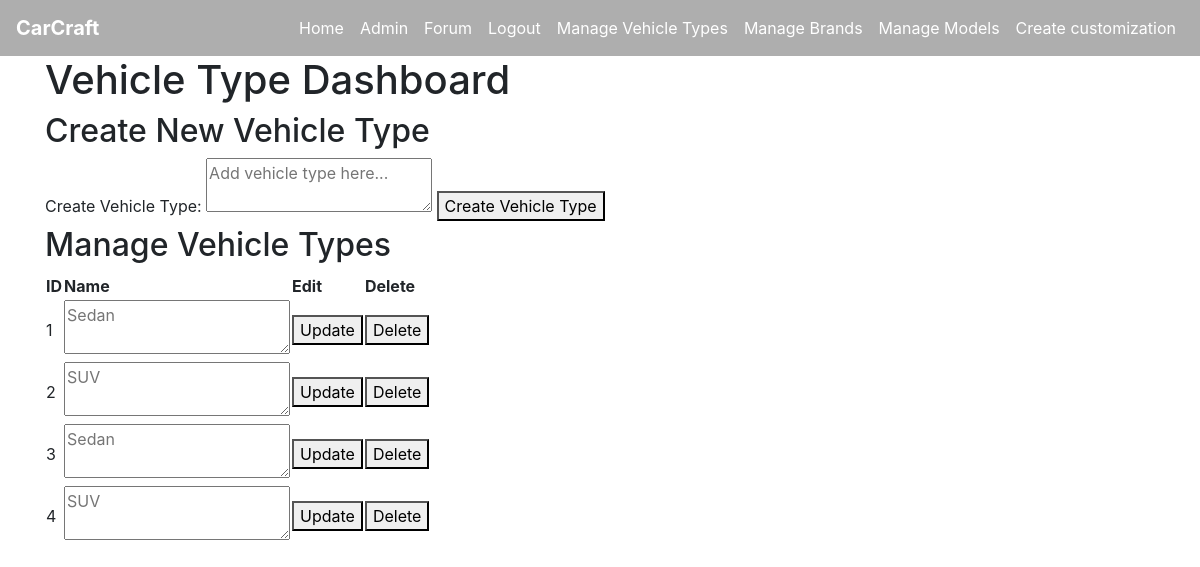
Page /vehicle_type (signed in) on the earlier database version.
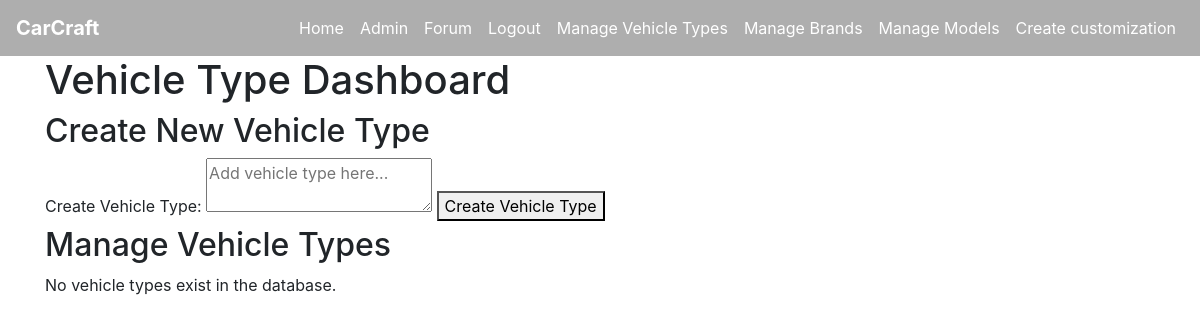
Same page on the later database version.
### tables this page shows
CREATE TABLE vehicle_type (
    type_id INTEGER PRIMARY KEY AUTOINCREMENT,
    name VARCHAR(20) NOT NULL
);

### app.py (the view, shortened to what this page needs)
@app.route('/vehicle_type', methods=["GET", 'POST'])
@login_required
def vehicle_type():
    if not current_user.admin:
        flash('Access denied. Admin privileges required.')
        return redirect(url_for('home'))
    conn = get_db_connection()
    vehicle_types = conn.execute('SELECT * FROM vehicle_type').fetchall()
    conn.close()
    return render_template('vehicle_type.html', vehicle_types=vehicle_types)

### app.py (called while the page is built)
def get_db_connection():
    conn = sqlite3.connect(DATABASE)
    conn.row_factory = sqlite3.Row  # This enables column access by name: row['column_name']
    return conn

@login_manager.user_loader
def load_user(user_id):
    return User.get(user_id)

    @staticmethod
    def get(user_id):
        conn = get_db_connection()
        user_data = conn.execute('SELECT * FROM user WHERE user_id = ?', (user_id,)).fetchone()
        conn.close()
        if user_data:
            return User(
                user_id=user_data['user_id'],
                username=user_data['username'],
                email=user_data['email'],
                password_hash=user_data['password_hash'],
                admin=bool(user_data['admin'])
            )
        return None

### templates/vehicle_type.html
{% extends "base.html" %}
{% block content %}
    <h1> Vehicle Type Dashboard </h1>
    <h2> Create New Vehicle Type </h2>
    <form method="POST">
        <label for="name">Create Vehicle Type:</label>
        <textarea id="name" name="name" placeholder="Add vehicle type here..." maxlength="20" required></textarea>
        <button type="submit">Create Vehicle Type</button>
    </form>
    <h2> Manage Vehicle Types </h2>
    {% if vehicle_types %}
    <table>
        <thead>
            <th>ID</th>
            <th>Name</th>
            <th>Edit</th>
            <th>Delete</th>
        </thead>
        <tbody>
            {% for item in vehicle_types %}
                <tr>
                    <td> {{ item.type_id }} </td>
                        <form method="POST" action="{{ url_for('vehicle_type_edit', type_id=item.type_id) }}">
                            <td>
                                <textarea id="name" name="name" placeholder="{{ item.name }}" maxlength="20" required></textarea>
                            </td>
                            <td>
                                <button type="submit" onclick="return confirm('Are you sure you want to update this vehicle type?')">Update</button>
                            </td>
                        </form>
                    <td>
                        <form method="POST" action="{{ url_for('vehicle_type_delete', type_id=item.type_id) }}" style="display: inline;">
                            <button type="submit" onclick="return confirm('Are you sure you want to delete this vehicle type?')">Delete</button>
                        </form>
                    </td>
                </tr>
            {% endfor %}
        </tbody>
    </table>
    {% else %}
        <p> No vehicle types exist in the database. </p>
    {% endif %}
{% endblock %}

Differences in the rows shown:
removed vehicle_type: type_id "1", name "Sedan"
removed vehicle_type: type_id "2", name "SUV"
removed vehicle_type: type_id "3", name "Sedan"
removed vehicle_type: type_id "4", name "SUV"
Other differences:
text no longer shown: "ID Name Edit Delete"
text now shown: "No vehicle types exist in the database."
